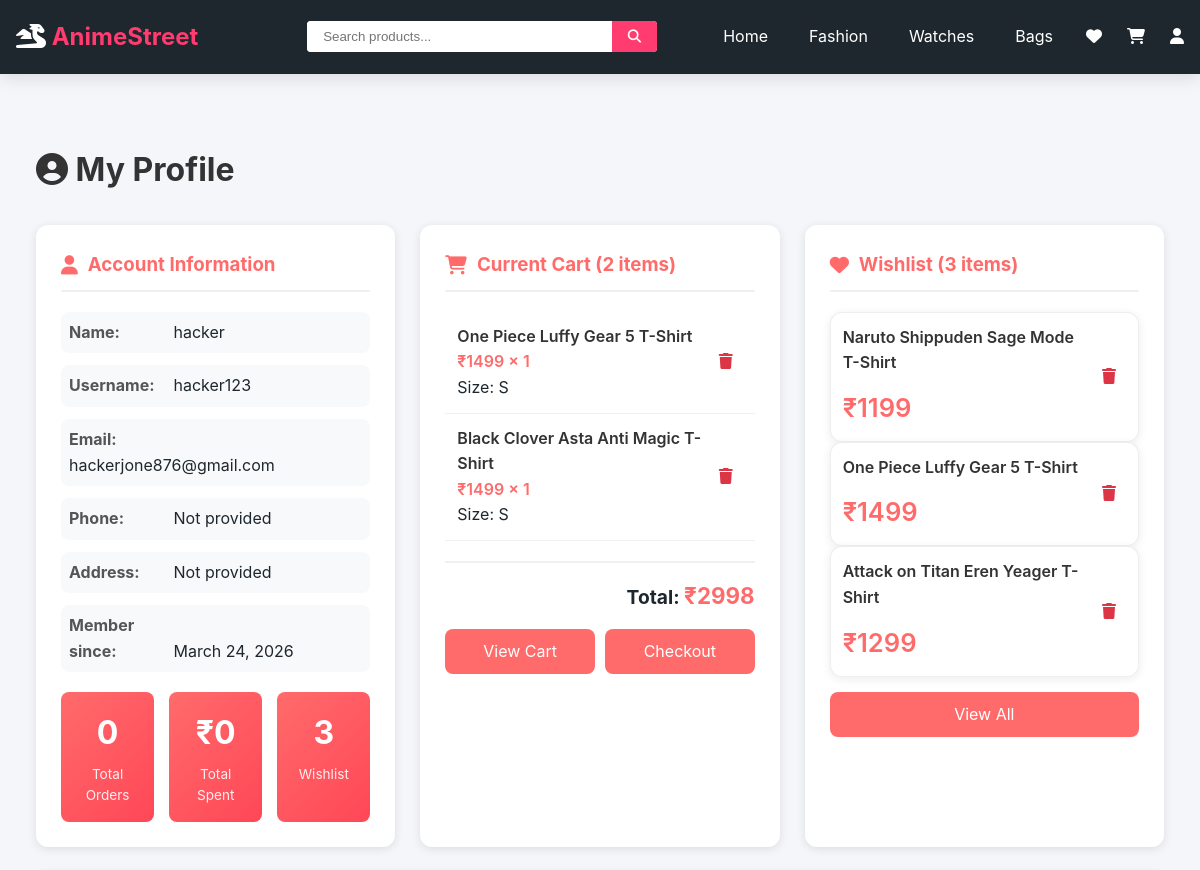
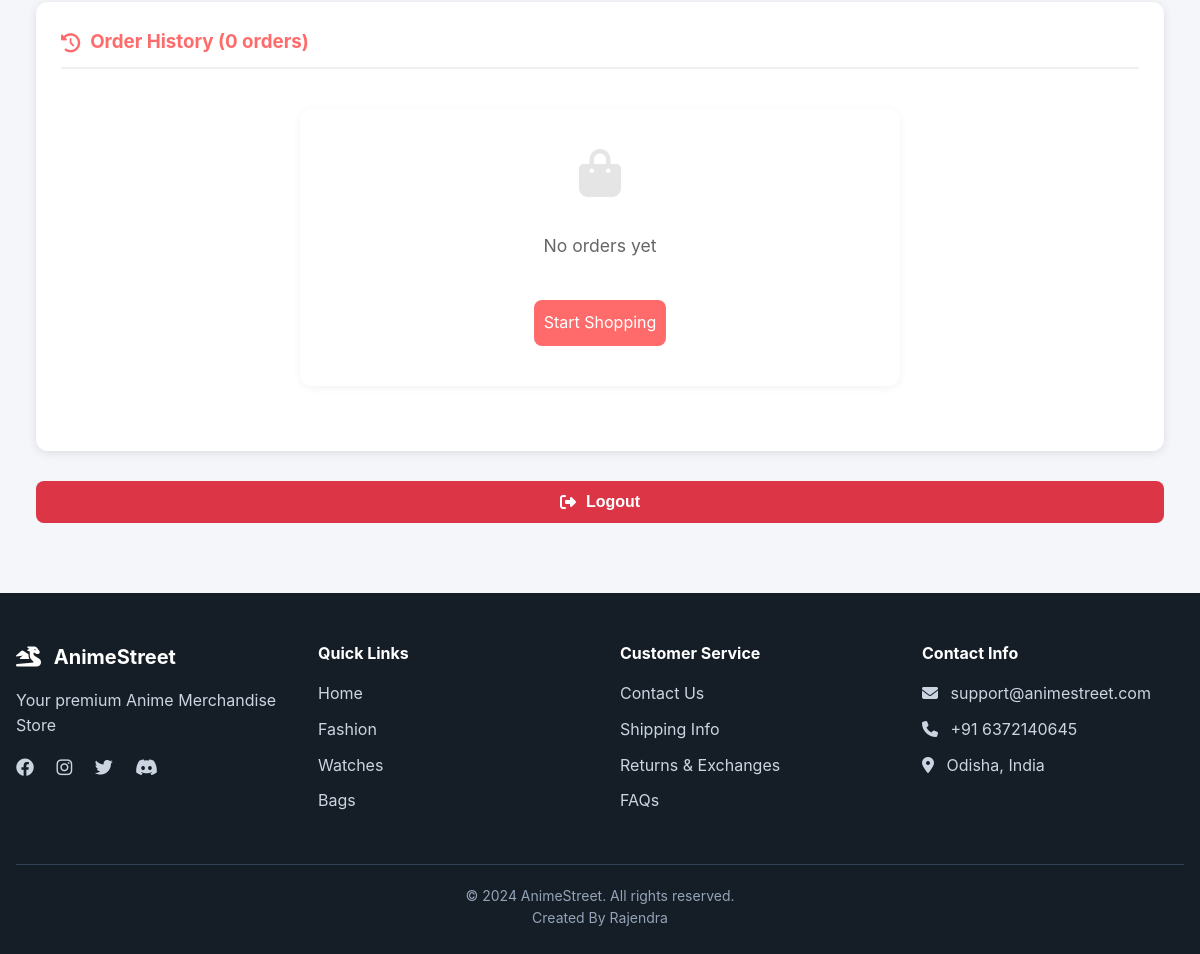
/profile/ (signed in), run on the app's committed database (2 pictures, top to bottom).
### shop/models.py (models this page shows, shortened)
class User(AbstractUser):
    phone = models.CharField(max_length=15, blank=True)
    address = models.TextField(blank=True)
    created_at = models.DateTimeField(auto_now_add=True)

class CartItem(models.Model):
    cart = models.ForeignKey(Cart, on_delete=models.CASCADE, related_name='items')
    product = models.ForeignKey(Product, on_delete=models.CASCADE)
    size = models.CharField(max_length=10, default='M')
    quantity = models.PositiveIntegerField(default=1)
    def get_total(self):
        return self.product.price * self.quantity
    class Meta:
        unique_together = ['cart', 'product', 'size']

class Product(models.Model):
    product_id = models.IntegerField(unique=True)
    name = models.CharField(max_length=200)
    price = models.DecimalField(max_digits=10, decimal_places=2)
    category = models.ForeignKey(Category, on_delete=models.CASCADE, related_name='products')
    sub_category = models.CharField(max_length=50, blank=True, null=True)
    type = models.CharField(max_length=100, blank=True)
    image = models.CharField(max_length=500, blank=True, null=True)
    image_url = models.URLField(max_length=500, blank=True, null=True)
    rating = models.DecimalField(max_digits=3, decimal_places=2, default=4.5)
    reviews = models.IntegerField(default=0)
    description = models.TextField(blank=True)
    sizes = models.JSONField(default=list)
    in_stock = models.BooleanField(default=True)
    featured = models.BooleanField(default=False)
    created_at = models.DateTimeField(auto_now_add=True)

class WishlistItem(models.Model):
    wishlist = models.ForeignKey(Wishlist, on_delete=models.CASCADE, related_name='items')
    product = models.ForeignKey(Product, on_delete=models.CASCADE)
    added_at = models.DateTimeField(auto_now_add=True)
    class Meta:
        unique_together = ['wishlist', 'product']

### shop/views.py (the view)
# urls.py: path('profile/', views.profile, name='profile'),
@login_required
def profile(request):
    cart, created = Cart.objects.get_or_create(user=request.user)
    wishlist, created = Wishlist.objects.get_or_create(user=request.user)
    orders = Order.objects.filter(user=request.user)
    cart_items = cart.items.select_related('product').all()
    wishlist_items = wishlist.items.select_related('product').all()
    cart_total = cart.get_total()
    total_orders = orders.count()
    total_spent = sum(order.total_amount for order in orders)
    context = {
        'user': request.user,
        'cart_items': cart_items,
        'wishlist_items': wishlist_items,
        'orders': orders,
        'cart_total': cart_total,
        'total_orders': total_orders,
        'total_spent': total_spent,
    }
    return render(request, 'shop/profile.html', context)

### shop/context_processors.py (called while the page is built)
def cart_count(request):
    if request.user.is_authenticated:
        try:
            cart, created = Cart.objects.get_or_create(user=request.user)
            count = cart.get_total_items()
        except:
            count = 0
    else:
        count = 0
    return {'cart_count': count}

### shop/models.py (called while the page is built)
    def get_total(self):
        return sum(item.get_total() for item in self.items.all())

    def get_total_items(self):
        return sum(item.quantity for item in self.items.all())

### shop/templates/shop/profile.html (shortened to what this page needs)
{% extends 'shop/base.html' %}
{% load static %}
{% block content %}
<div class="container">
    <div class="profile-container">
        <h1><i class="fas fa-user-circle"></i> My Profile</h1>
        <div class="profile-grid">
            <div class="profile-card user-info">
                <h3><i class="fas fa-user"></i> Account Information</h3>
                <p><strong>Name:</strong> {{ user.first_name|default:user.username }}</p>
                <p><strong>Username:</strong> {{ user.username }}</p>
                <p><strong>Email:</strong> {{ user.email }}</p>
                <p><strong>Phone:</strong> {{ user.phone|default:"Not provided" }}</p>
                <p><strong>Address:</strong> {{ user.address|default:"Not provided" }}</p>
                <p><strong>Member since:</strong> {{ user.date_joined|date:"F d, Y" }}</p>
                <div class="stats-grid">
                    <div class="stat-box">
                        <div class="stat-number">{{ total_orders }}</div>
                        <div class="stat-label">Total Orders</div>
                    </div>
                    <div class="stat-box">
                        <div class="stat-number">₹{{ total_spent|floatformat:0 }}</div>
                        <div class="stat-label">Total Spent</div>
                    </div>
                    <div class="stat-box">
                        <div class="stat-number">{{ wishlist_items|length }}</div>
                        <div class="stat-label">Wishlist</div>
                    </div>
                </div>
            </div>
            <div class="profile-card">
                <h3><i class="fas fa-shopping-cart"></i> Current Cart ({{ cart_items|length }} items)</h3>
                {% if cart_items %}
                    <div>
                        {% for item in cart_items %}
                        <div class="cart-item">
                            <div class="cart-item-info">
                                <div class="cart-item-name">{{ item.product.name }}</div>
                                <div class="cart-item-price">₹{{ item.product.price|floatformat:0 }} × {{ item.quantity }}</div>
                                <div class="cart-item-size">Size: {{ item.size }}</div>
                            </div>
                            <div class="cart-item-remove" onclick="removeFromCart({{ item.product.product_id }}, '{{ item.size }}')">
                                <i class="fas fa-trash"></i>
                            </div>
                        </div>
                        {% endfor %}
                        <div class="cart-total">
                            Total: <span>₹{{ cart_total|floatformat:0 }}</span>
                        </div>
                        <div class="action-buttons">
                            <a href="{% url 'shop:cart' %}" class="checkout-btn">View Cart</a>
                            <a href="{% url 'shop:checkout' %}" class="checkout-btn">Checkout</a>
                        </div>
                    </div>
                {% else %}
                    <div class="empty-state">
                        <i class="fas fa-shopping-cart"></i>
                        <p>Your cart is empty</p>
                        <a href="{% url 'shop:index' %}" class="checkout-btn">Start Shopping</a>
                    </div>
                {% endif %}
            </div>
            <div class="profile-card">
                <h3><i class="fas fa-heart"></i> Wishlist ({{ wishlist_items|length }} items)</h3>
                {% if wishlist_items %}
                    <div>
                        {% for item in wishlist_items %}
                        <div class="wishlist-item">
                            <div class="wishlist-item-info">
                                <div class="wishlist-item-name">{{ item.product.name }}</div>
                                <div class="wishlist-item-price">₹{{ item.product.price|floatformat:0 }}</div>
                            </div>
                            <div class="wishlist-item-remove" onclick="removeFromWishlist({{ item.product.product_id }})">
                                <i class="fas fa-trash"></i>
                            </div>
                        </div>
                        {% endfor %}
                        <div class="action-buttons">
                            <a href="{% url 'shop:wishlist' %}" class="checkout-btn">View All</a>
                        </div>
                    </div>
                {% else %}
                    <div class="empty-state">
                        <i class="fas fa-heart-broken"></i>
                        <p>Your wishlist is empty</p>
                        <a href="{% url 'shop:fashion' %}" class="checkout-btn">Explore Products</a>
                    </div>
                {% endif %}
            </div>
        </div>
        <div class="profile-card" style="margin-top: 25px;">
            <h3><i class="fas fa-history"></i> Order History ({{ orders|length }} orders)</h3>
            {% if orders %}
                <div>
                    {% for order in orders %}
                    <div class="order-item">
                        <div class="order-header">
                            <span class="order-id">Order #{{ order.order_id|truncatechars:8 }}</span>
                            <span class="order-date">{{ order.created_at|date:"F d, Y" }}</span>
                            <span class="order-status status-{{ order.status }}">{{ order.get_status_display }}</span>
                        </div>
                        <p><strong>Items:</strong> {{ order.items.count }} products</p>
                        <p><strong>Total:</strong> ₹{{ order.total_amount|floatformat:0 }}</p>
                    </div>
                    {% endfor %}
                </div>
            {% else %}
                <div class="empty-state">
                    <i class="fas fa-shopping-bag"></i>
                    <p>No orders yet</p>
                    <a href="{% url 'shop:index' %}" class="checkout-btn">Start Shopping</a>
                </div>
            {% endif %}
        </div>
        <button class="logout-btn" onclick="logout()">
            <i class="fas fa-sign-out-alt"></i> Logout
        </button>
    </div>
</div>
{% endblock %}

### shop/static/shop/css/style.css (style rules this page uses)
* { margin: 0; padding: 0; box-sizing: border-box; }
:root { --primary: #ff3b6f; --primary-dark: #e62e5c; --secondary: #6c5ce7; --success: #00b894; --danger: #d63031; --warning: #fdcb6e; --dark: #1e272e; --darker: #151e26; --light: #f5f6fa; --gray: #808e9b; --white: #ffffff; --shadow-sm: 0 2px 5px rgba(0,0,0,0.1); --shadow-md: 0 5px 15px rgba(0,0,0,0.1); --shadow-lg: 0 10px 25px rgba(0,0,0,0.15); --radius-sm: 4px; --radius-md: 8px; --radius-lg: 12px; --space-xs: 0.5rem; --space-sm: 1rem; --space-md: 1.5rem; --space-lg: 2rem; --space-xl: 3rem; }
body { font-family: -apple-system, BlinkMacSystemFont, 'Segoe UI', Roboto, Oxygen, Ubuntu, sans-serif; background: var(--light); color: var(--dark); line-height: 1.6; min-height: 100vh; display: flex; flex-direction: column; }
.container { max-width: 1200px; margin: 0 auto; padding: 0 var(--space-sm); width: 100%; }
.empty-state { text-align: center; padding: 60px 20px; background: white; border-radius: 8px; box-shadow: 0 2px 10px rgba(0,0,0,0.1); display: flex; flex-direction: column; align-items: center; gap: 20px; }
.wishlist-item { display: flex; background: white; border-radius: 12px; overflow: hidden; box-shadow: 0 2px 10px rgba(0,0,0,0.08); transition: transform 0.3s ease, box-shadow 0.3s ease; border: 1px solid #eee; width: 100%; }
.wishlist-item-info { flex: 2; display: flex; flex-direction: column; gap: 12px; }
.wishlist-item-price { font-size: 1.6rem; font-weight: 700; color: #e44d26; }
.empty-state { text-align: center; padding: 60px 20px; background: white; border-radius: 12px; box-shadow: 0 2px 10px rgba(0,0,0,0.05); margin: 40px auto; max-width: 600px; }
.empty-state i { font-size: 4rem; color: #ccc; margin-bottom: 20px; }
.empty-state p { color: #666; margin-bottom: 20px; font-size: 1.1rem; }

### shop/templates/shop/profile.html (style rules this page uses)
.profile-container { max-width: 1200px; margin: 50px auto; padding: 20px; }
.profile-container h1 { margin-bottom: 30px; color: #333; font-size: 2rem; }
.profile-grid { display: grid; grid-template-columns: repeat(auto-fit, minmax(350px, 1fr)); gap: 25px; }
.profile-card { background: white; border-radius: 12px; padding: 25px; box-shadow: 0 2px 10px rgba(0,0,0,0.1); transition: transform 0.2s ease; }
.profile-card h3 { margin-bottom: 20px; color: #ff6b6b; display: flex; align-items: center; gap: 10px; border-bottom: 2px solid #f0f0f0; padding-bottom: 10px; }
.profile-card h3 i { font-size: 1.2rem; }
.user-info p { margin: 12px 0; padding: 8px; background: #f8f9fa; border-radius: 8px; }
.user-info strong { display: inline-block; width: 100px; color: #555; }
.cart-item, .wishlist-item { display: flex; justify-content: space-between; align-items: center; padding: 12px; border-bottom: 1px solid #f0f0f0; }
.cart-item-info, .wishlist-item-info { flex: 1; }
.cart-item-name, .wishlist-item-name { font-weight: 600; color: #333; }
.cart-item-price, .wishlist-item-price { color: #ff6b6b; font-weight: 600; }
.cart-item-remove, .wishlist-item-remove { color: #dc3545; cursor: pointer; padding: 5px 10px; border-radius: 6px; transition: all 0.2s ease; }
.cart-total { margin-top: 20px; padding-top: 15px; border-top: 2px solid #f0f0f0; text-align: right; font-size: 1.2rem; font-weight: bold; }
.cart-total span { color: #ff6b6b; font-size: 1.4rem; }
.empty-state { text-align: center; padding: 40px; color: #999; }
.empty-state i { font-size: 3rem; margin-bottom: 15px; opacity: 0.5; }
.stats-grid { display: grid; grid-template-columns: repeat(3, 1fr); gap: 15px; margin-top: 20px; }
.stat-box { text-align: center; padding: 15px; background: linear-gradient(135deg, #ff6b6b, #ff4757); color: white; border-radius: 8px; }
.stat-number { font-size: 2rem; font-weight: bold; }
.stat-label { font-size: 0.85rem; opacity: 0.9; margin-top: 5px; }
.action-buttons { display: flex; gap: 10px; margin-top: 15px; }
.checkout-btn { flex: 1; padding: 10px; background: #ff6b6b; color: white; border: none; border-radius: 8px; cursor: pointer; text-align: center; text-decoration: none; display: inline-block; transition: background 0.2s ease; }
.logout-btn { width: 100%; margin-top: 30px; padding: 12px; background: #dc3545; color: white; border: none; border-radius: 8px; font-size: 1rem; font-weight: 600; cursor: pointer; display: flex; align-items: center; justify-content: center; gap: 10px; transition: background 0.2s ease; }

### data on the page
User: first_name "hacker", username "hacker123", email "hackerjone876@gmail.com", phone "Not provided", address "Not provided", date_joined "March 24, 2026"
CartItem: product.name "One Piece Luffy Gear 5 T-Shirt", product.price "1499", quantity "1", size "S"
CartItem: product.name "Black Clover Asta Anti Magic T-Shirt", product.price "1499", quantity "1", size "S"
WishlistItem: product.name "Naruto Shippuden Sage Mode T-Shirt", product.price "1199"
WishlistItem: product.name "One Piece Luffy Gear 5 T-Shirt", product.price "1499"
WishlistItem: product.name "Attack on Titan Eren Yeager T-Shirt", product.price "1299"

### other printed values
{{ total_orders }} "0"
{{ total_spent|floatformat:0 }} "0"
{{ wishlist_items|length }} "3"
{{ cart_items|length }} "2"
{{ cart_total|floatformat:0 }} "2998"
{{ orders|length }} "0"
